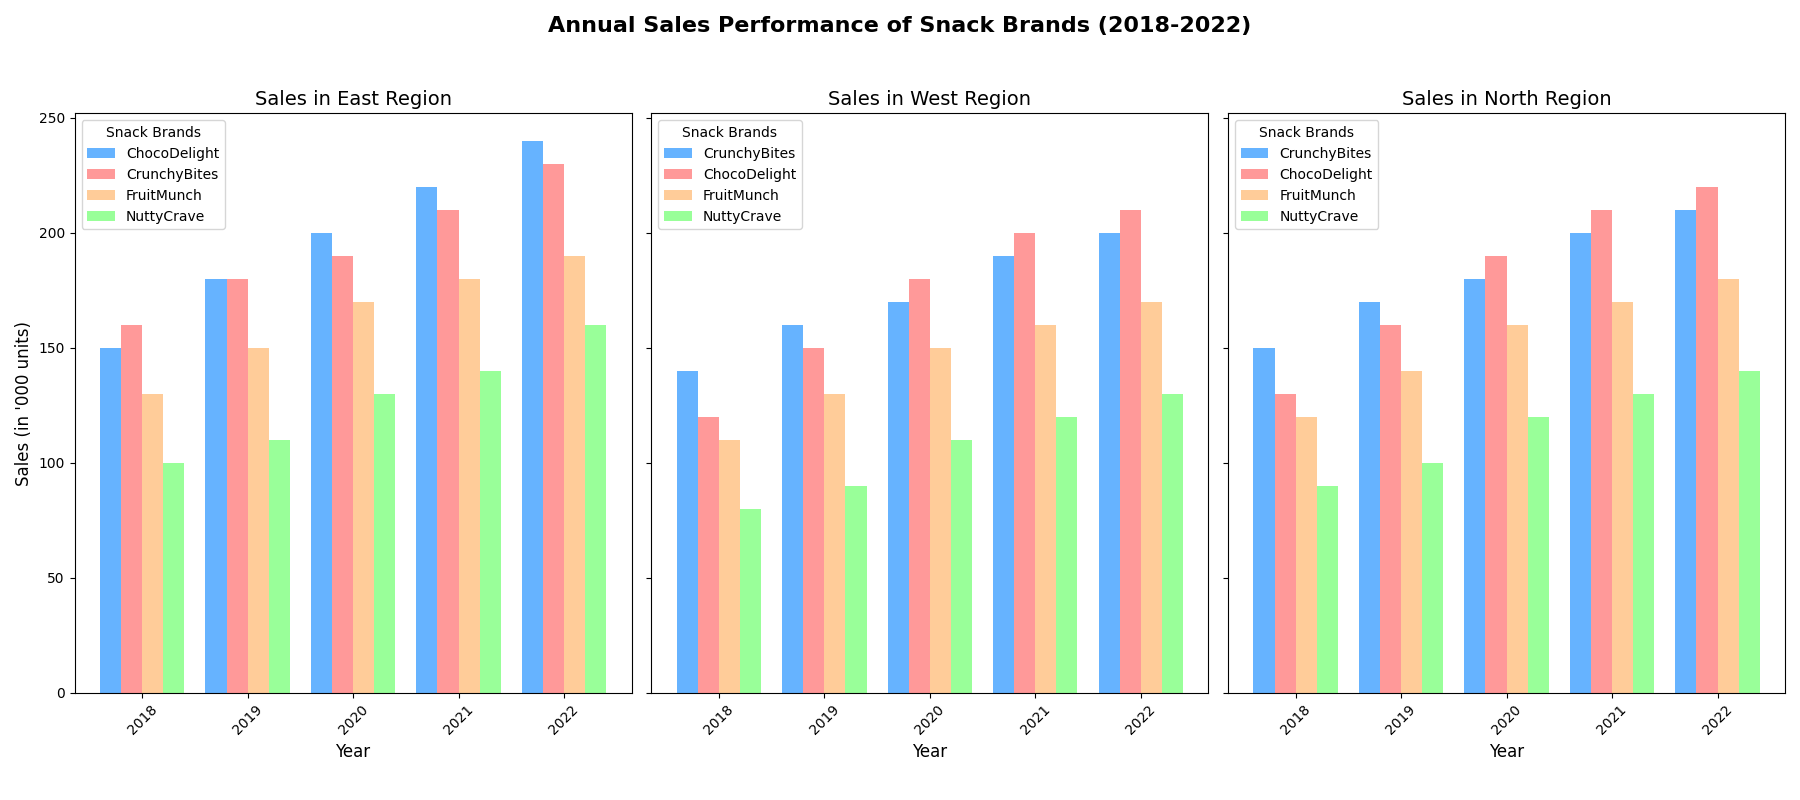

The script that drew this image:
import matplotlib.pyplot as plt
import numpy as np

years = np.array([2018, 2019, 2020, 2021, 2022])
brands = ["CrunchyBites", "FruitMunch", "ChocoDelight", "NuttyCrave"]

sales_north = np.array([
    [150, 170, 180, 200, 210], 
    [120, 140, 160, 170, 180], 
    [130, 160, 190, 210, 220], 
    [90, 100, 120, 130, 140]    
])

sales_east = np.array([
    [160, 180, 190, 210, 230], 
    [130, 150, 170, 180, 190], 
    [150, 180, 200, 220, 240], 
    [100, 110, 130, 140, 160]   
])

sales_west = np.array([
    [140, 160, 170, 190, 200], 
    [110, 130, 150, 160, 170], 
    [120, 150, 180, 200, 210], 
    [80, 90, 110, 120, 130]     
])

def sort_sales(sales):
    total_sales = sales.sum(axis=1)
    sorted_indices = np.argsort(-total_sales)
    return sales[sorted_indices], [brands[i] for i in sorted_indices]

sales_north_sorted, brands_north_sorted = sort_sales(sales_north)
sales_east_sorted, brands_east_sorted = sort_sales(sales_east)
sales_west_sorted, brands_west_sorted = sort_sales(sales_west)

fig, axes = plt.subplots(1, 3, figsize=(18, 8), sharey=True)
# Changed color order for shuffling
colors = ['#66b3ff','#ff9999','#ffcc99','#99ff99']

for ax, region, sales, region_brands in zip(
    axes, 
    ["East", "West", "North"],  
    [sales_east_sorted, sales_west_sorted, sales_north_sorted], 
    [brands_east_sorted, brands_west_sorted, brands_north_sorted]
):
    bar_width = 0.2
    index = np.arange(len(years))
    
    for i, (brand, color) in enumerate(zip(region_brands, colors)):
        ax.bar(index + (i * bar_width), sales[i], bar_width, label=brand, color=color)
    
    ax.set_title(f'Sales in {region} Region', fontsize=14)
    ax.set_xlabel('Year', fontsize=12)
    ax.set_xticks(index + bar_width * 1.5)
    ax.set_xticklabels(years, rotation=45)
    ax.legend(title='Snack Brands')

axes[0].set_ylabel('Sales (in \'000 units)', fontsize=12)
fig.suptitle('Annual Sales Performance of Snack Brands (2018-2022)', fontsize=16, fontweight='bold')
plt.tight_layout(rect=[0, 0.03, 1, 0.95])
plt.show()
